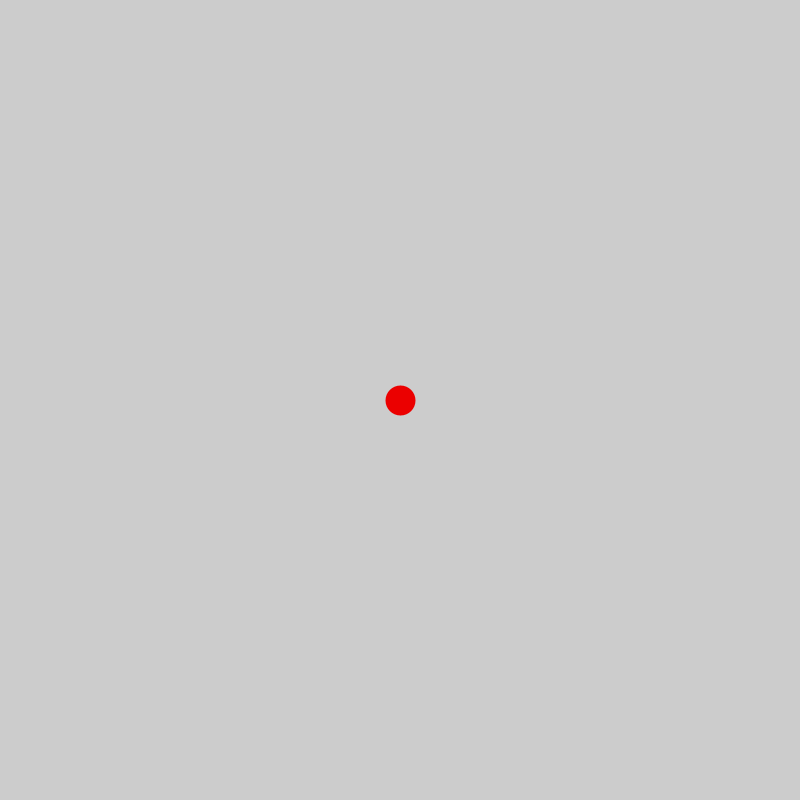
Frame 1 (no input)
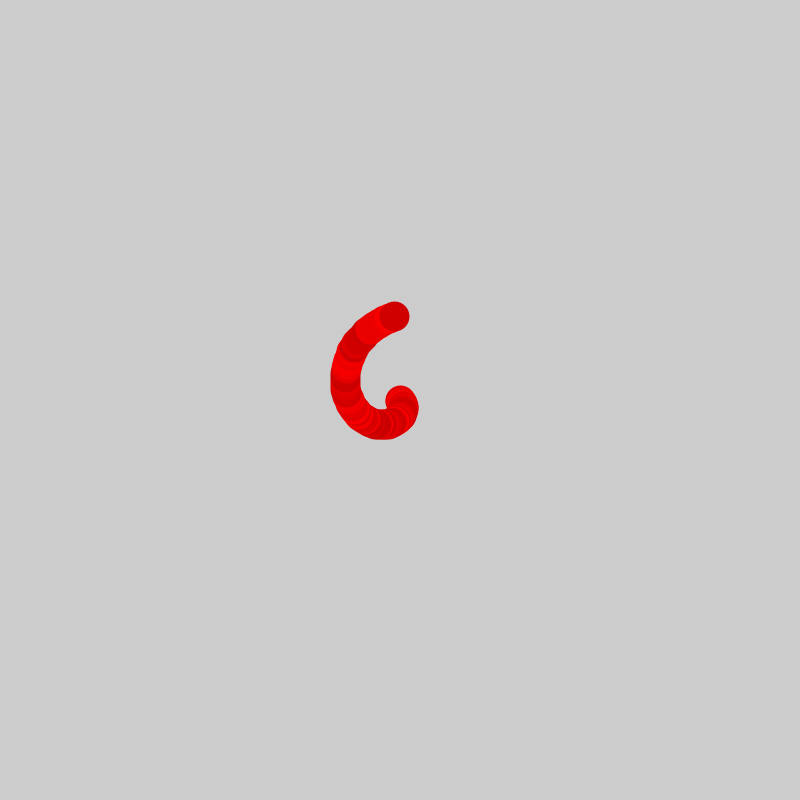
Frame 60 (the mouse pressed at the canvas centre just before this capture)
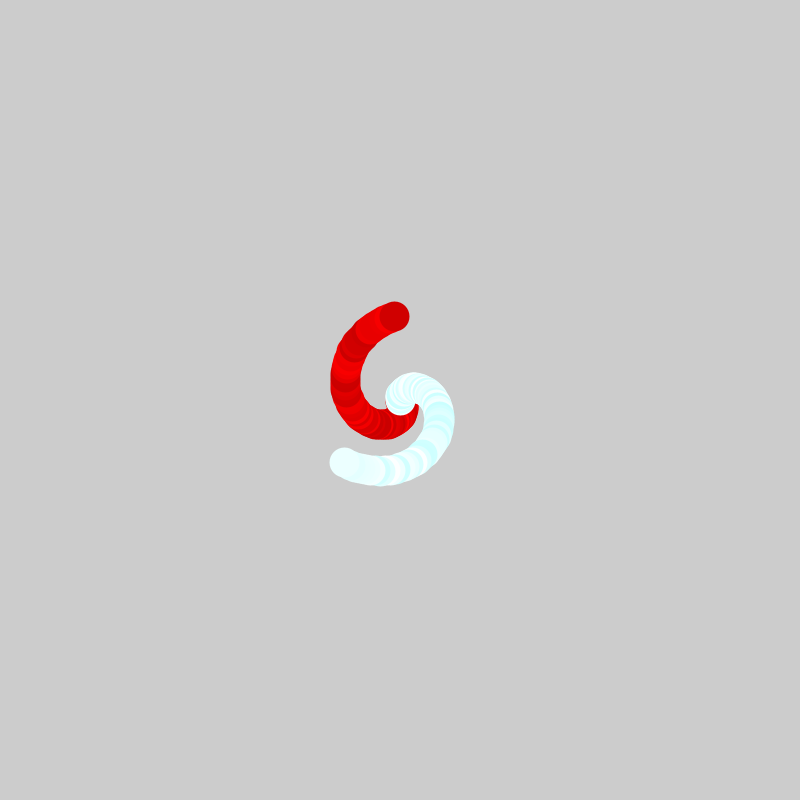
Frame 120 (the mouse held since frame 60 and released just before this capture)

The Processing sketch that drew these frames (run headless with seeded random() and noise(); from frame 60 on, the mouse is pressed at the canvas centre):

// Processing sketch: processing_182341
// ── processing_182341.pde

float x;
float y;
float stock;
void setup()
{
 size(800,800);
x=0;
y=0;
stock=0;
frameRate(40);
}
void draw()
{ translate(width/2,height/2);
rotate(stock);
stroke(random(200,255),mouseX,mouseY);
strokeWeight(30);
point(x,y);
x = x +1;
y = y +1;
stock +=PI/48;
}
void mousePressed()
{
  background(random(100,255),random(200,234),random(12,100));
  x=0;
  y=0;
}
